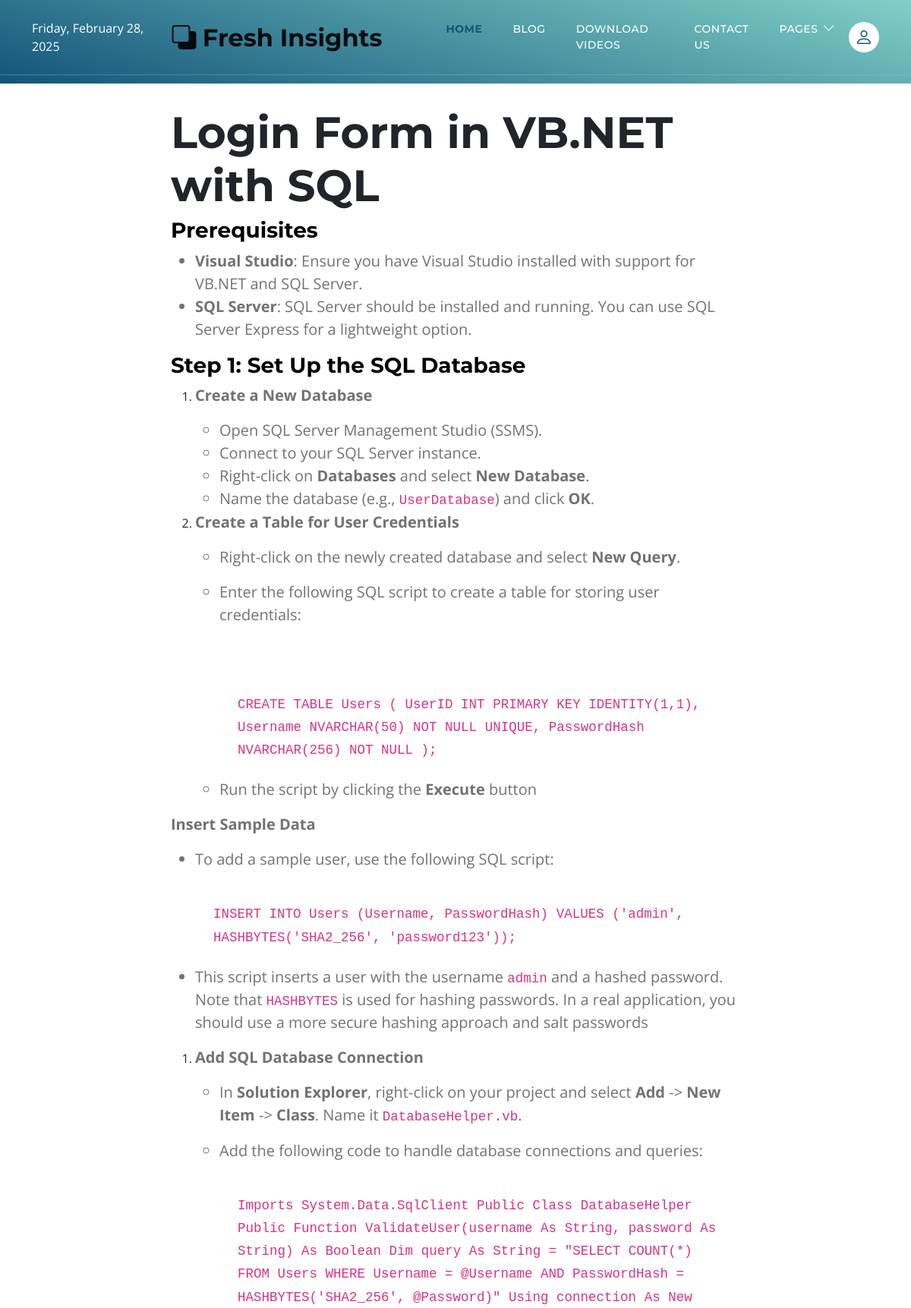
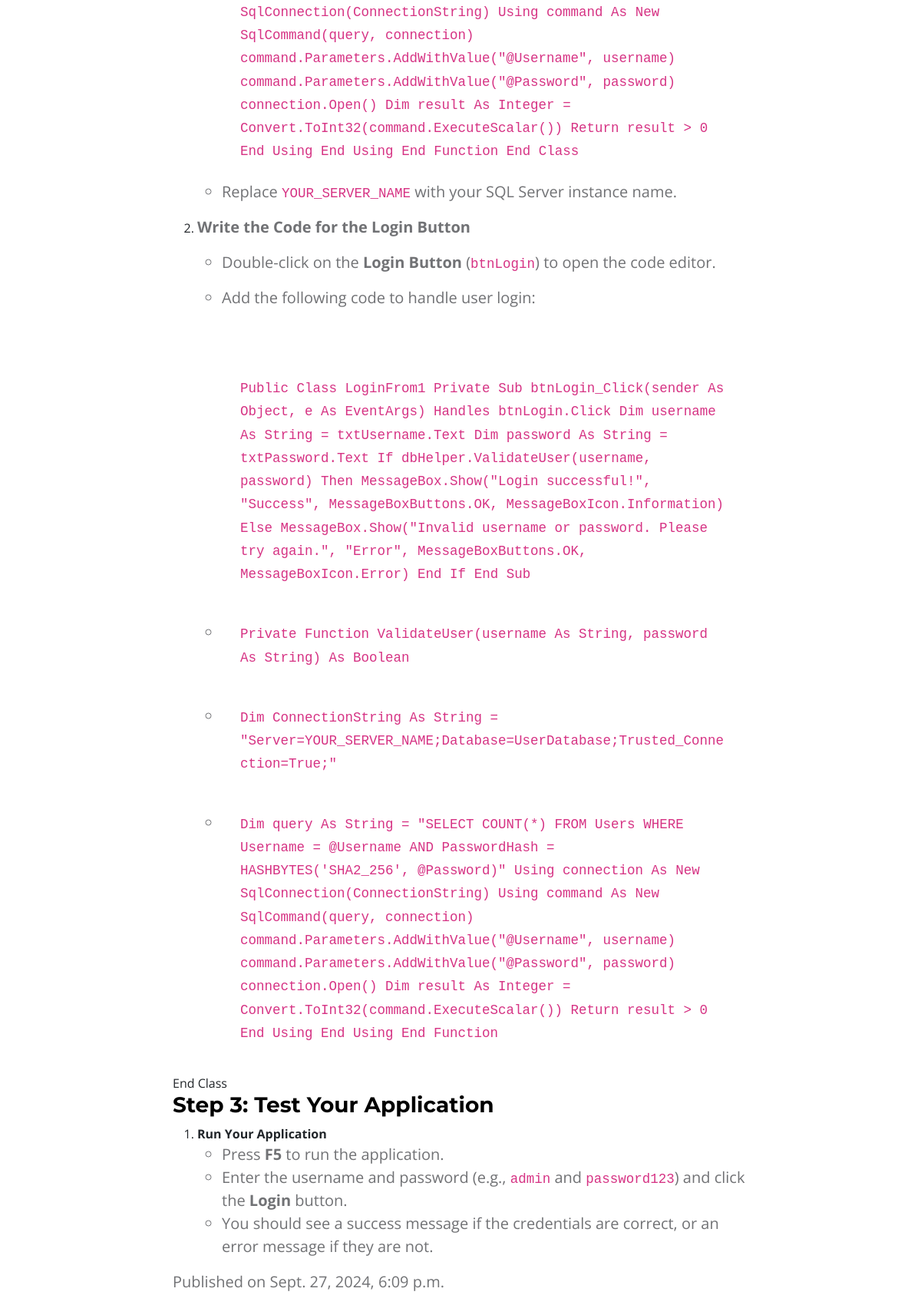
/blogs/login-form-in-vbnet-with-sql/ (upper part), run on the app's committed database (2 pictures, top to bottom).
### blogs/models.py (models this page shows, shortened)
class Blog(models.Model):
    title = models.CharField(max_length=300)
    slug = models.SlugField(unique=True, max_length=255, blank=True, editable=False)
    description = models.TextField(default="Default description")
    image = models.ImageField(upload_to=unique_image_path)
    published_date =  models.DateTimeField()

class BlogContent(models.Model):
    BLOG_CONTENT_TYPE_CHOICES = [
        ('text', 'Text'),
        ('image', 'Image')
    ]
    blog = models.ForeignKey(Blog, related_name='contents', on_delete=models.CASCADE)
    content_type = models.CharField(max_length=5, choices=BLOG_CONTENT_TYPE_CHOICES)
    text = HTMLField(blank=True, null=True)  # Use TinyMCE for rich text (subheadings)
    image = models.ImageField(upload_to='blog_images/', blank=True, null=True)
    caption = models.CharField(max_length=200, blank=True)
    order = models.IntegerField()  # This defines the order of content
    class Meta:
        ordering = ['order']

### softtech/views.py (the view)
# urls.py: path('blogs/<slug:slug>/', views.blog_detail, name='blog_detail'),
def blog_detail(request, slug):
    blog = get_object_or_404(Blog, slug=slug)
    contents = blog.contents.all()  # Assuming you're using a BlogContent model for content sections
    return render(request, 'blog_detail.html', {'blog': blog, 'contents': contents})

### templates/blog_detail.html (shortened to what this page needs)
{% include "header.html" %}
<section class="hero-section d-flex justify-content-center align-items-center" id="section_1">
</section>
<section class="topics-detail-section section-padding" id="topics-detail">
    <div class="container">
        <div class="row">
            <div class="col-md-2 d-none d-md-block">
            </div>
            <div class="col-lg-8 col-md-6 col-sm-12 mb-4" style="padding: 5px;">
                <main>
{% block content %}
<div class="blog-detail">
    <h1>{{ blog.title }}</h1>
    <div class="blog-content">
        {% for content in contents %}
            {% if content.content_type == 'text' %}
                <div class="text-content">
                    {{ content.text|safe }}
                </div>
            {% endif %}
        {% endfor %}
    </div>
    <p>Published on {{ blog.published_date }}</p>
</div>
{% endblock %}
</main>
</div>
<div class="col-md-2 d-none d-md-block">
</div>
</div>
</div>
</section>
{% include "footer.html" %}

### static/css/MyCss.css (style rules this page uses)
:root { --white-color: #ffffff; --primary-color: #13547a; --secondary-color: #80d0c7; --section-bg-color: #f0f8ff; --custom-btn-bg-color: #80d0c7; --custom-btn-bg-hover-color: #13547a; --dark-color: #000000; --p-color: #717275; --border-color: #7fffd4; --link-hover-color: #13547a; --body-font-family: 'Open Sans', sans-serif; --title-font-family: 'Montserrat', sans-serif; --h1-font-size: 58px; --h2-font-size: 46px; --h3-font-size: 32px; --h4-font-size: 28px; --h5-font-size: 24px; --h6-font-size: 22px; --p-font-size: 20px; --menu-font-size: 14px; --btn-font-size: 18px; --copyright-font-size: 16px; --border-radius-large: 100px; --border-radius-medium: 20px; --border-radius-small: 10px; --font-weight-normal: 400; --font-weight-medium: 500; --font-weight-semibold: 600; --font-weight-bold: 700; }
body { background-color: var(--white-color); font-family: var(--body-font-family); }
h2, h3, h4, h5, h6 { color: var(--dark-color); }
h1, h2, h3, h4, h5, h6 { font-family: var(--title-font-family); font-weight: var(--font-weight-semibold); }
h1 { font-size: var(--h1-font-size); font-weight: var(--font-weight-bold); }
h4 { font-size: var(--h4-font-size); }
p { color: var(--p-color); font-size: var(--p-font-size); font-weight: var(--font-weight-normal); }
ul li { color: var(--p-color); font-size: var(--p-font-size); font-weight: var(--font-weight-normal); }
b, strong { font-weight: var(--font-weight-bold); }
.section-padding { padding-top: 25px; padding-bottom: 25px; }
.hero-section { background-image: linear-gradient(15deg, #13547a 0%, #80d0c7 100%); position: relative; overflow: hidden; padding-top: 100px; padding-bottom: 10px; }

### data on the page
Blog: title "Login Form in VB.NET with SQL", published_date "Sept. 27, 2024, 6:09 p.m."
BlogContent: text "Prerequisites Visual Studio : Ensure you have Visual Studio installed with support for VB.NET and SQL Server. SQL Server : SQL Server should be installed and running. You can use SQL Server Express for a lightweight option. Step 1: Set Up the SQL Database Create a New Database Open SQL Server Management Studio (SSMS). Connect to your SQL Server instance. Right-click on Databases and select New Database . Name the database (e.g., UserDatabase ) and click OK . Create a Table for User Credentials Right-click on the newly created database and select New Query . Enter the following SQL script to create a table for storing user credentials: CREATE TABLE Users ( UserID INT PRIMARY KEY IDENTITY ( 1…"
BlogContent: text "Add SQL Database Connection In Solution Explorer , right-click on your project and select Add -> New Item -> Class . Name it DatabaseHelper.vb . Add the following code to handle database connections and queries: Imports System.Data.SqlClient Public Class DatabaseHelper Public Function ValidateUser(username As String , password As String ) As Boolean Dim query As String = \"SELECT COUNT(*) FROM Users WHERE Username = @Username AND PasswordHash = HASHBYTES('SHA2_256', @Password)\" Using connection As New SqlConnection(ConnectionString) Using command As New SqlCommand(query, connection) command.Parameters.AddWithValue( \"@Username\" , username) command.Parameters.AddWithValue( \"@Password\" ,…"
